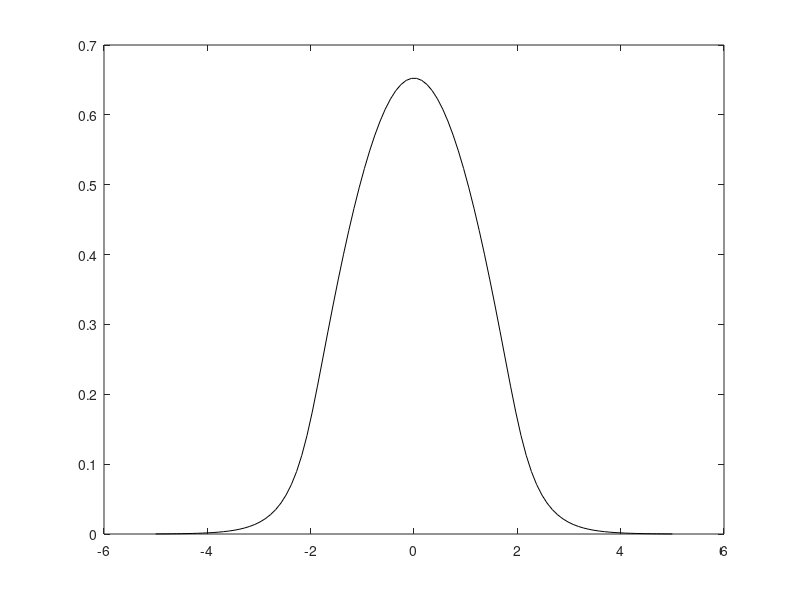

The MATLAB source for this figure: (Note: this script raises an error after producing the figure.)
clear

close all;
clc;
%Starting constants
n = 100;
l = 10;
s = 10;
w = 4;
Vo = -3;


h = l/n;

%Setting up the space to plot the graph
X = linspace(-l/2, l/2, n);

%Setting up the function
func = @(x) Vo./(exp(s*(abs(x) - w/2)) + 1);  
%func = @(x) (x.^2).*2;

%Setting up the matrix for aproximating the value of the second derivative
d2 = zeros(n,n);
d2(1,1)= -2;
d2(1,2) = 1;
d2(n,(n-1)) = 1;
d2(n,n) = -2;
for i = 2: n - 1
    d2(i, (i-1)) = 1;
    d2(i, i) = -2;
    d2(i, (i + 1)) = 1;
end

d2 = 1/h^2 * d2;
d2 = -1/2 * d2;

%Applying the equation
H = d2 + diag(func(X));
[V, E] = eig(H);

%Getting the lowest eigenvalue
[E, ind] = sort(diag(E));
V=V(:,ind);

lastValue = 99999999;
sigma = 0.00001;
count = 1;

%Plot
figure(1)
plot(X, abs(V(:,1))/sqrt(h),'k');

% Minimizing the sigma
for i = 0.01: 0.001: 10
    currValue = abs(EnergyFunc(i, H, X) - E(1,1));
    if  lastValue < currValue
        sigma = i;
        break;
    end
    lastValue = currValue;
end
 
% Plotting the test function
EnergyTestMinimal = EnergyFunc(sigma, H, X);
TestFunk = @(x) exp(-x.^2/(4.*sigma.^2));
psiTest = TestFunk(X);
normTestFunk = trapz(X, abs(psiTest).^2);
psiTest = psiTest/sqrt(normTestFunk); 
figure(1);
hold on;
plot(X, psiTest,'r');
hold off;
legend('From eig','Our test function')

for j = 0.01: 0.01: 2
    SIGMA(count) = j;
    En(count) = EnergyFunc(j, H, X);
    count = count + 1;
end

%hold on;
figure(2);
plot(SIGMA, En);
hold on
yline(E(1,1));
hold off;
axis([0 2 Vo 0])

error =  (1 - (EnergyTestMinimal/E(1,1))) * 100
